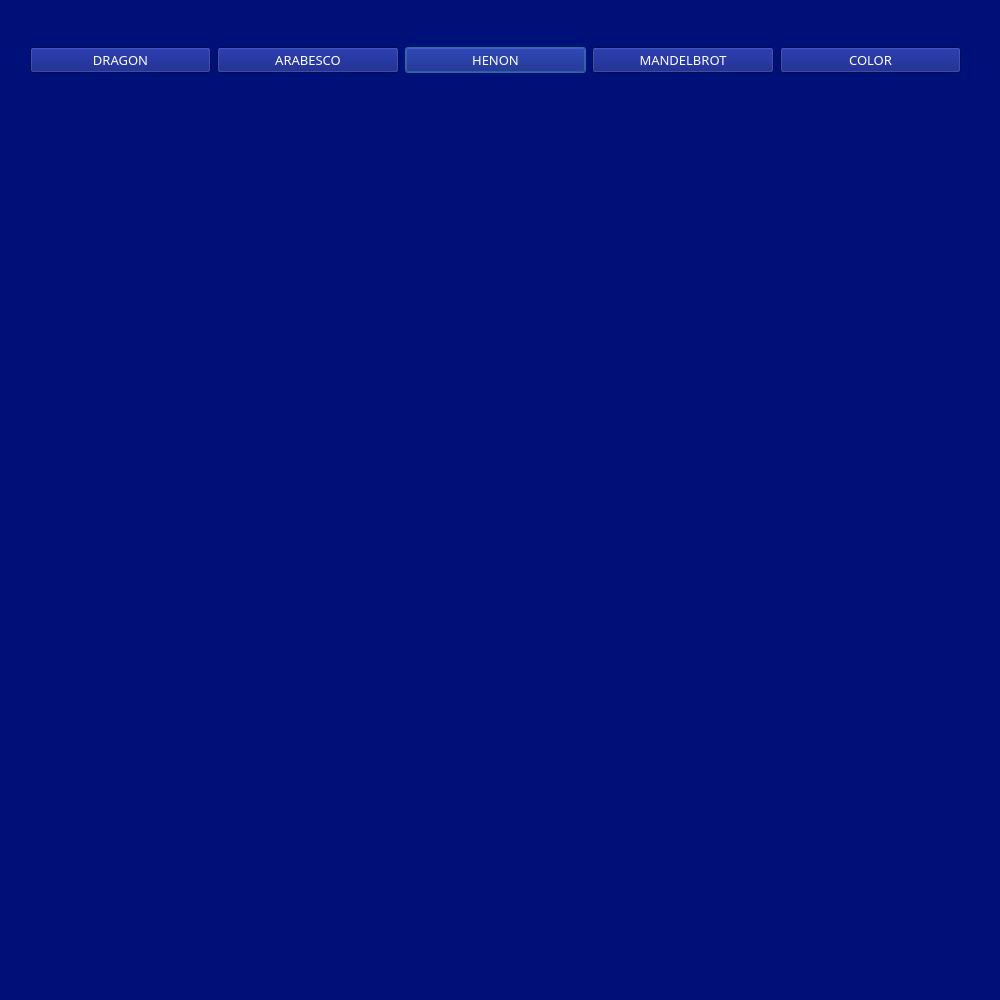
<?xml version="1.0" encoding="UTF-8"?>
<ui version="4.0">
 <class>Dialog</class>
 <widget class="QDialog" name="Dialog">
  <property name="geometry">
   <rect>
    <x>0</x>
    <y>0</y>
    <width>1000</width>
    <height>1000</height>
   </rect>
  </property>
  <property name="palette">
   <palette>
    <active>
     <colorrole role="Base">
      <brush brushstyle="SolidPattern">
       <color alpha="255">
        <red>255</red>
        <green>255</green>
        <blue>255</blue>
       </color>
      </brush>
     </colorrole>
     <colorrole role="Window">
      <brush brushstyle="SolidPattern">
       <color alpha="255">
        <red>0</red>
        <green>16</green>
        <blue>121</blue>
       </color>
      </brush>
     </colorrole>
    </active>
    <inactive>
     <colorrole role="Base">
      <brush brushstyle="SolidPattern">
       <color alpha="255">
        <red>255</red>
        <green>255</green>
        <blue>255</blue>
       </color>
      </brush>
     </colorrole>
     <colorrole role="Window">
      <brush brushstyle="SolidPattern">
       <color alpha="255">
        <red>0</red>
        <green>16</green>
        <blue>121</blue>
       </color>
      </brush>
     </colorrole>
    </inactive>
    <disabled>
     <colorrole role="Base">
      <brush brushstyle="SolidPattern">
       <color alpha="255">
        <red>0</red>
        <green>16</green>
        <blue>121</blue>
       </color>
      </brush>
     </colorrole>
     <colorrole role="Window">
      <brush brushstyle="SolidPattern">
       <color alpha="255">
        <red>0</red>
        <green>16</green>
        <blue>121</blue>
       </color>
      </brush>
     </colorrole>
    </disabled>
   </palette>
  </property>
  <property name="windowTitle">
   <string>FRACTALES</string>
  </property>
  <widget class="QWidget" name="layoutWidget">
   <property name="geometry">
    <rect>
     <x>30</x>
     <y>40</y>
     <width>931</width>
     <height>41</height>
    </rect>
   </property>
   <property name="font">
    <font>
     <family>Gill Sans MT</family>
     <pointsize>10</pointsize>
     <weight>50</weight>
     <italic>false</italic>
     <bold>false</bold>
    </font>
   </property>
   <property name="styleSheet">
    <string notr="true">font: 10pt &quot;Gill Sans MT&quot;;
border-color: rgb(255, 255, 255);
color: rgb(255, 255, 255);
background-color: rgb(0, 16, 121);</string>
   </property>
   <layout class="QGridLayout" name="gridLayout">
    <item row="0" column="2">
     <widget class="QPushButton" name="pushButton_2">
      <property name="font">
       <font>
        <family>Gill Sans MT</family>
        <pointsize>10</pointsize>
        <weight>50</weight>
        <italic>false</italic>
        <bold>false</bold>
       </font>
      </property>
      <property name="styleSheet">
       <string notr="true">font: 10pt &quot;Gill Sans MT&quot;;
border-color: rgb(255, 255, 255);
color: rgb(255, 255, 255);
background-color: rgb(0, 16, 121);</string>
      </property>
      <property name="text">
       <string>HENON</string>
      </property>
     </widget>
    </item>
    <item row="0" column="0">
     <widget class="QPushButton" name="pushButton">
      <property name="font">
       <font>
        <family>Gill Sans MT</family>
        <pointsize>10</pointsize>
        <weight>50</weight>
        <italic>false</italic>
        <bold>false</bold>
       </font>
      </property>
      <property name="styleSheet">
       <string notr="true">font: 10pt &quot;Gill Sans MT&quot;;
border-color: rgb(255, 255, 255);
color: rgb(255, 255, 255);
background-color: rgb(0, 16, 121);</string>
      </property>
      <property name="text">
       <string>DRAGON</string>
      </property>
     </widget>
    </item>
    <item row="0" column="4">
     <widget class="QPushButton" name="pushButton_4">
      <property name="font">
       <font>
        <family>Gill Sans MT</family>
        <pointsize>10</pointsize>
        <weight>50</weight>
        <italic>false</italic>
        <bold>false</bold>
       </font>
      </property>
      <property name="styleSheet">
       <string notr="true">font: 10pt &quot;Gill Sans MT&quot;;
border-color: rgb(255, 255, 255);
color: rgb(255, 255, 255);
background-color: rgb(0, 16, 121);</string>
      </property>
      <property name="text">
       <string>COLOR</string>
      </property>
     </widget>
    </item>
    <item row="0" column="3">
     <widget class="QPushButton" name="pushButton_3">
      <property name="font">
       <font>
        <family>Gill Sans MT</family>
        <pointsize>10</pointsize>
        <weight>50</weight>
        <italic>false</italic>
        <bold>false</bold>
       </font>
      </property>
      <property name="styleSheet">
       <string notr="true">font: 10pt &quot;Gill Sans MT&quot;;
border-color: rgb(255, 255, 255);
color: rgb(255, 255, 255);
background-color: rgb(0, 16, 121);</string>
      </property>
      <property name="text">
       <string>MANDELBROT</string>
      </property>
     </widget>
    </item>
    <item row="0" column="1">
     <widget class="QPushButton" name="pushButton_5">
      <property name="font">
       <font>
        <family>Gill Sans MT</family>
        <pointsize>10</pointsize>
        <weight>50</weight>
        <italic>false</italic>
        <bold>false</bold>
       </font>
      </property>
      <property name="styleSheet">
       <string notr="true">font: 10pt &quot;Gill Sans MT&quot;;
border-color: rgb(255, 255, 255);
color: rgb(255, 255, 255);
background-color: rgb(0, 16, 121);</string>
      </property>
      <property name="text">
       <string>ARABESCO</string>
      </property>
     </widget>
    </item>
   </layout>
  </widget>
 </widget>
 <resources/>
 <connections/>
</ui>
